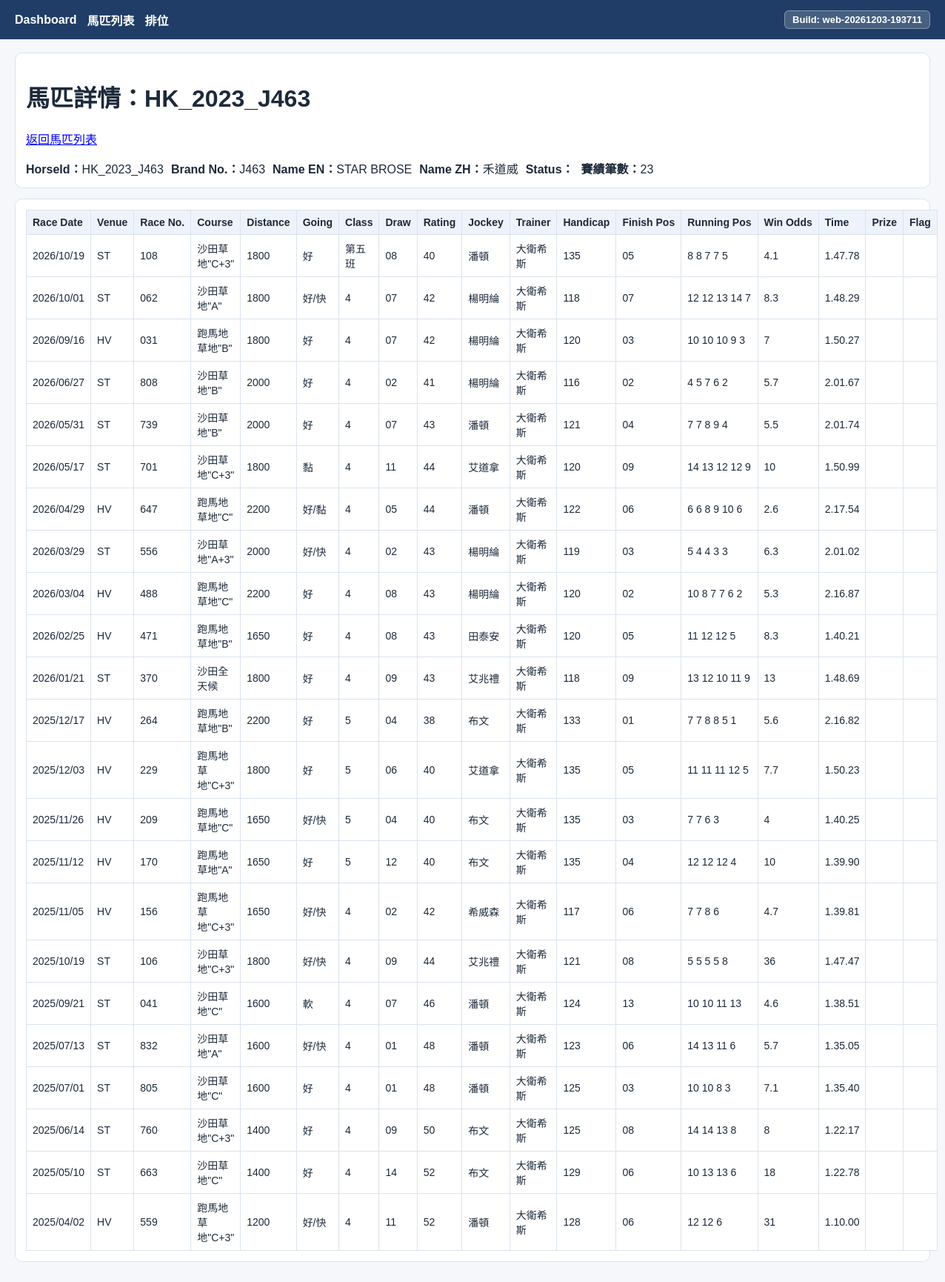
Page /horses/HK_2023_J463 on the committed database.
### tables this page shows
CREATE TABLE horses (
              id INTEGER PRIMARY KEY AUTOINCREMENT,
              horse_id TEXT NOT NULL UNIQUE,
              name_zh TEXT,
              name_en TEXT,
              status TEXT,
              created_at TEXT DEFAULT CURRENT_TIMESTAMP
            , brand_no TEXT);

CREATE TABLE race_records (
              id INTEGER PRIMARY KEY AUTOINCREMENT,
              horse_id TEXT NOT NULL,
              race_date TEXT NOT NULL,
              venue TEXT NOT NULL,
              race_no TEXT NOT NULL,
              course TEXT NOT NULL,
              distance TEXT NOT NULL,
              going TEXT NOT NULL,
              class_band TEXT NOT NULL,
              draw TEXT NOT NULL,
              rating TEXT NOT NULL,
              jockey TEXT NOT NULL,
              trainer TEXT NOT NULL,
              finish_pos TEXT NOT NULL,
              time TEXT NOT NULL,
              prize TEXT NOT NULL, running_pos TEXT NOT NULL DEFAULT '', win_odds TEXT NOT NULL DEFAULT '', handicap TEXT NOT NULL DEFAULT '', place_odds TEXT NOT NULL DEFAULT '', sectional_time TEXT NOT NULL DEFAULT '',
              UNIQUE(
                horse_id, race_date, venue, race_no, course, distance, going, class_band, draw,
                rating, jockey, trainer, finish_pos, time, prize
              )
            );

### racing/web_app.py (the view)
@app.get("/horses/<horse_id>")
def horse_detail(horse_id: str) -> str:
    init_db(DB_PATH)
    horse = fetch_horse_by_id(DB_PATH, horse_id)
    if horse is None:
        abort(404)
    records = fetch_race_records(DB_PATH, horse_id)
    status = get_horse_status(DB_PATH, horse_id)
    records_view = [
        {
            "race_date": format_race_date_display(r.race_date),
            "venue": r.venue,
            "race_no": r.race_no,
            "course": r.course,
            "distance": r.distance,
            "going": r.going,
            "class_band": r.class_band,
            "draw": r.draw,
            "rating": r.rating,
            "jockey": r.jockey,
            "trainer": r.trainer,
            "handicap": r.handicap,
            "finish_pos": r.finish_pos,
            "running_pos": r.running_pos,
            "win_odds": r.win_odds,
            "time": r.time,
            "prize": r.prize,
            "flag": status,
        }
        for r in records
    ]
    return render_template(
        "horse_detail.html",
        horse=horse,
        status=status,
        records=records_view,
        records_total=count_race_records(DB_PATH, horse_id),
    )

### racing/challenge_kings.py (called while the page is built)
def challenge_kings_schema_sql() -> str:
    return """
        CREATE TABLE IF NOT EXISTS challenge_standings (
          id INTEGER PRIMARY KEY AUTOINCREMENT,
          challenge_type TEXT NOT NULL,
          race_date TEXT NOT NULL,
          entry_no TEXT NOT NULL DEFAULT '',
          person_name TEXT NOT NULL,
          day_points TEXT NOT NULL DEFAULT '',
          wins TEXT NOT NULL DEFAULT '',
          seconds TEXT NOT NULL DEFAULT '',
          thirds TEXT NOT NULL DEFAULT '',
          fourths TEXT NOT NULL DEFAULT '',
          remark TEXT NOT NULL DEFAULT '',
          is_other INTEGER NOT NULL DEFAULT 0,
          updated_at TEXT NOT NULL DEFAULT '',
          UNIQUE(challenge_type, race_date, entry_no, person_name, is_other)
        );
        CREATE INDEX IF NOT EXISTS idx_challenge_standings_meeting
          ON challenge_standings(challenge_type, race_date);
    """

### racing/db.py (called while the page is built)
def is_acceptable_horse_id(horse_id: str) -> bool:
    hid = str(horse_id or "").strip()
    if len(hid) < 2 or len(hid) > 48:
        return False
    if hid.lower() in _DISALLOWED_HORSE_IDS:
        return False
    if _RE_HKJC_HORSE_ID.match(hid):
        return True
    if _RE_BRAND_NO.match(hid):
        return True
    return False

def connect(db_path: Path) -> sqlite3.Connection:
    conn = sqlite3.connect(str(db_path), timeout=30.0)
    conn.row_factory = sqlite3.Row
    conn.execute("PRAGMA foreign_keys = ON;")
    conn.execute("PRAGMA busy_timeout = 30000;")
    return conn

def get_connection(db_path: Path) -> sqlite3.Connection:
    return connect(db_path)

def _purge_unacceptable_horses(conn: sqlite3.Connection) -> None:
    rows = conn.execute("SELECT horse_id FROM horses;").fetchall()
    bad = [
        str(r["horse_id"] or "").strip()
        for r in rows
        if not is_acceptable_horse_id(str(r["horse_id"] or ""))
    ]
    if not bad:
        return
    for hid in bad:
        conn.execute("DELETE FROM race_records WHERE horse_id = ?;", (hid,))
        conn.execute("DELETE FROM horses WHERE horse_id = ?;", (hid,))

def count_race_records(db_path: Path, horse_id: str) -> int:
    with get_connection(db_path) as conn:
        cur = conn.execute(
            "SELECT COUNT(*) AS c FROM race_records WHERE horse_id = ?;",
            (horse_id,),
        )
        row = cur.fetchone()
        return int(row["c"]) if row else 0

### racing/schema.py (called while the page is built)
def qident(identifier: str) -> str:
    return '"' + identifier.replace('"', '""') + '"'

### racing/web_templates/horse_detail.html (shortened to what this page needs)
{% extends "base.html" %}
{% block content %}
<div class="card">
  <h1>馬匹詳情：{{ horse["horse_id"] }}</h1>
  <p><a href="{{ url_for('horses_list') }}">返回馬匹列表</a></p>
  <div class="row">
    <div><strong>HorseId：</strong>{{ horse["horse_id"] }}</div>
    <div><strong>Brand No.：</strong>{{ horse["brand_no"] or "" }}</div>
    <div><strong>Name EN：</strong>{{ horse["name_en"] or "" }}</div>
    <div><strong>Name ZH：</strong>{{ horse["name_zh"] or "" }}</div>
    <div><strong>Status：</strong>{{ status or "" }}</div>
    <div><strong>賽績筆數：</strong>{{ records_total }}</div>
  </div>
</div>
<div class="card">
  <table>
    <thead>
      <tr>
        <th>Race Date</th>
        <th>Venue</th>
        <th>Race No.</th>
        <th>Course</th>
        <th>Distance</th>
        <th>Going</th>
        <th>Class</th>
        <th>Draw</th>
        <th>Rating</th>
        <th>Jockey</th>
        <th>Trainer</th>
        <th>Handicap</th>
        <th>Finish Pos</th>
        <th>Running Pos</th>
        <th>Win Odds</th>
        <th>Time</th>
        <th>Prize</th>
        <th>Flag</th>
      </tr>
    </thead>
    <tbody>
      {% for r in records %}
      <tr>
        <td>{{ r["race_date"] }}</td>
        <td>{{ r["venue"] }}</td>
        <td>{{ r["race_no"] }}</td>
        <td>{{ r["course"] }}</td>
        <td>{{ r["distance"] }}</td>
        <td>{{ r["going"] }}</td>
        <td>{{ r["class_band"] }}</td>
        <td>{{ r["draw"] }}</td>
        <td>{{ r["rating"] }}</td>
        <td>{{ r["jockey"] }}</td>
        <td>{{ r["trainer"] }}</td>
        <td>{{ r["handicap"] }}</td>
        <td>{{ r["finish_pos"] }}</td>
        <td>{{ r["running_pos"] }}</td>
        <td>{{ r["win_odds"] }}</td>
        <td>{{ r["time"] }}</td>
        <td>{{ r["prize"] }}</td>
        <td>{{ r["flag"] }}</td>
      </tr>
      {% else %}
      <tr><td colspan="18">目前沒有賽績資料。</td></tr>
      {% endfor %}
    </tbody>
  </table>
</div>
{% endblock %}

### racing/web_templates/base.html (style rules this page uses)
:root { color-scheme: light; }
body { margin: 0; font-family: "Microsoft JhengHei", Arial, sans-serif; background: #f5f7fb; color: #1d2a3a; }
.card { background: #fff; border: 1px solid #dbe3ef; border-radius: 10px; padding: 14px; margin-bottom: 14px; }
table { width: 100%; border-collapse: collapse; background: #fff; }
th, td { border: 1px solid #dbe3ef; padding: 8px; font-size: 14px; text-align: left; }
th { background: #eef3fb; white-space: nowrap; }
.row { display: flex; gap: 10px; align-items: center; flex-wrap: wrap; }

### rows in the picture
horses: horse_id "HK_2023_J463", brand_no "J463", name_en "STAR BROSE", name_zh "禾道威"
race_records: race_date "2026/03/04", venue "HV", race_no "488", course "跑馬地草地\"C\"", distance "2200", going "好", class_band "4", draw "08", rating "43", jockey "楊明綸", trainer "大衛希斯", handicap "120", finish_pos "02", running_pos "10 8 7 7 6 2", win_odds "5.3", time "2.16.87"
race_records: race_date "2026/02/25", venue "HV", race_no "471", course "跑馬地草地\"B\"", distance "1650", going "好", class_band "4", draw "08", rating "43", jockey "田泰安", trainer "大衛希斯", handicap "120", finish_pos "05", running_pos "11 12 12 5", win_odds "8.3", time "1.40.21"
race_records: race_date "2026/01/21", venue "ST", race_no "370", course "沙田全天候", distance "1800", going "好", class_band "4", draw "09", rating "43", jockey "艾兆禮", trainer "大衛希斯", handicap "118", finish_pos "09", running_pos "13 12 10 11 9", win_odds "13", time "1.48.69"

### other values in the picture
{{ web_build_tag }} "web-20261203-193711"
{{ records_total }} "23"
{{ r["race_date"] }} "2026/10/19" "2026/10/01" "2026/09/16" "2026/06/27" "2026/05/31" "2026/05/17" "2026/04/29" "2026/03/29" "2025/12/17" "2025/12/03" "2025/11/26" "2025/11/12" "2025/11/05" "2025/10/19" "2025/09/21" "2025/07/13" "2025/07/01" "2025/06/14" "2025/05/10" "2025/04/02"
{{ r["venue"] }} "ST" "ST" "HV" "ST" "ST" "ST" "HV" "ST" "HV" "HV" "HV" "HV" "HV" "ST" "ST" "ST" "ST" "ST" "ST" "HV"
{{ r["race_no"] }} "108" "062" "031" "808" "739" "701" "647" "556" "264" "229" "209" "170" "156" "106" "041" "832" "805" "760" "663" "559"
{{ r["course"] }} "沙田草地\"C+3\"" "沙田草地\"A\"" "跑馬地草地\"B\"" "沙田草地\"B\"" "沙田草地\"B\"" "沙田草地\"C+3\"" "跑馬地草地\"C\"" "沙田草地\"A+3\"" "跑馬地草地\"B\"" "跑馬地草地\"C+3\"" "跑馬地草地\"C\"" "跑馬地草地\"A\"" "跑馬地草地\"C+3\"" "沙田草地\"C+3\"" "沙田草地\"C\"" "沙田草地\"A\"" "沙田草地\"C\"" "沙田草地\"C+3\"" "沙田草地\"C\"" "跑馬地草地\"C+3\""
{{ r["distance"] }} "1800" "1800" "1800" "2000" "2000" "1800" "2200" "2000" "2200" "1800" "1650" "1650" "1650" "1800" "1600" "1600" "1600" "1400" "1400" "1200"
{{ r["going"] }} "好" "好/快" "好" "好" "好" "黏" "好/黏" "好/快" "好" "好" "好/快" "好" "好/快" "好/快" "軟" "好/快" "好" "好" "好" "好/快"
{{ r["class_band"] }} "第五班" "4" "4" "4" "4" "4" "4" "4" "5" "5" "5" "5" "4" "4" "4" "4" "4" "4" "4" "4"
{{ r["draw"] }} "08" "07" "07" "02" "07" "11" "05" "02" "04" "06" "04" "12" "02" "09" "07" "01" "01" "09" "14" "11"
{{ r["rating"] }} "40" "42" "42" "41" "43" "44" "44" "43" "38" "40" "40" "40" "42" "44" "46" "48" "48" "50" "52" "52"
{{ r["jockey"] }} "潘頓" "楊明綸" "楊明綸" "楊明綸" "潘頓" "艾道拿" "潘頓" "楊明綸" "布文" "艾道拿" "布文" "布文" "希威森" "艾兆禮" "潘頓" "潘頓" "潘頓" "布文" "布文" "潘頓"
{{ r["trainer"] }} "大衛希斯" "大衛希斯" "大衛希斯" "大衛希斯" "大衛希斯" "大衛希斯" "大衛希斯" "大衛希斯" "大衛希斯" "大衛希斯" "大衛希斯" "大衛希斯" "大衛希斯" "大衛希斯" "大衛希斯" "大衛希斯" "大衛希斯" "大衛希斯" "大衛希斯" "大衛希斯"
{{ r["handicap"] }} "135" "118" "120" "116" "121" "120" "122" "119" "133" "135" "135" "135" "117" "121" "124" "123" "125" "125" "129" "128"
{{ r["finish_pos"] }} "05" "07" "03" "02" "04" "09" "06" "03" "01" "05" "03" "04" "06" "08" "13" "06" "03" "08" "06" "06"
